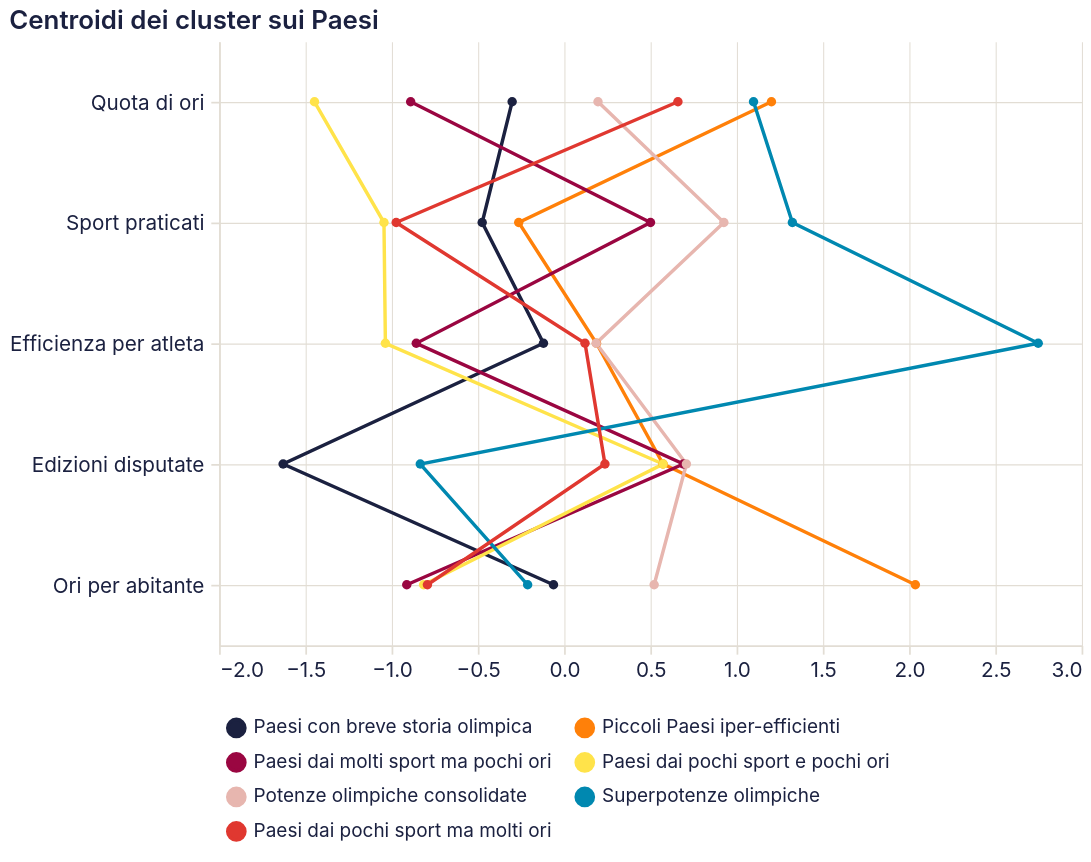

The specification (Vega-Lite) saved for this image:
### Vega-Lite specification from a JSON file in a GitHub repository (floating-point values rounded to 4 significant figures)
{"$schema": "https://vega.github.io/schema/vega-lite/v5.20.1.json", "config": {"arc": {"fill": "#1b2140"}, "area": {"fill": "#1b2140", "fillOpacity": 0.15, "line": true}, "axis": {"domainColor": "#e2ddd4", "grid": true, "gridColor": "#e2ddd4", "gridWidth": 0.6, "labelAngle": 0, "labelColor": "#1b2140", "labelFont": "Inter, system-ui, -apple-system, BlinkMacSystemFont, 'Segoe UI', Roboto, sans-serif", "labelFontSize": 12, "labelFontWeight": 400, "labelPadding": 4, "tickColor": "#e2ddd4", "tickSize": 5, "titleColor": "#1b2140", "titleFont": "Inter, system-ui, -apple-system, BlinkMacSystemFont, 'Segoe UI', Roboto, sans-serif", "titleFontSize": 12, "titleFontWeight": 600}, "axisBand": {"grid": false}, "background": "transparent", "bar": {"fill": "#1b2140"}, "legend": {"labelColor": "#1b2140", "labelFont": "Inter, system-ui, -apple-system, BlinkMacSystemFont, 'Segoe UI', Roboto, sans-serif", "labelFontSize": 11, "padding": 4, "symbolType": "circle", "titleColor": "#1b2140", "titleFont": "Inter, system-ui, -apple-system, BlinkMacSystemFont, 'Segoe UI', Roboto, sans-serif", "titleFontSize": 12}, "line": {"stroke": "#1b2140", "strokeWidth": 2}, "mark": {"color": "#1b2140"}, "path": {"stroke": "#1b2140"}, "point": {"fill": "#1b2140", "filled": true}, "range": {"category": ["#1b2140", "#ff8009", "#9a0641", "#ffe34a", "#e7b6af", "#0088b0", "#e03830"]}, "rect": {"fill": "#1b2140"}, "shape": {"stroke": "#1b2140"}, "symbol": {"fill": "#1b2140"}, "title": {"anchor": "start", "color": "#1b2140", "font": "Inter, system-ui, -apple-system, BlinkMacSystemFont, 'Segoe UI', Roboto, sans-serif", "fontSize": 15, "fontWeight": 600, "subtitleColor": "#1b2140", "subtitleFont": "Inter, system-ui, -apple-system, BlinkMacSystemFont, 'Segoe UI', Roboto, sans-serif"}, "view": {"continuousHeight": 300, "continuousWidth": 400, "fill": null, "stroke": null}}, "data": {"name": "data-47089f730f22cd0b1bc0090588bcda7e"}, "datasets": {"data-47089f730f22cd0b1bc0090588bcda7e": [{"cluster": "Paesi con breve storia olimpica", "feature": "Quota di ori", "valore": -0.301}, {"cluster": "Piccoli Paesi iper-efficienti", "feature": "Quota di ori", "valore": 1.202}, {"cluster": "Paesi dai molti sport ma pochi ori", "feature": "Quota di ori", "valore": -0.8893}, {"cluster": "Paesi dai pochi sport e pochi ori", "feature": "Quota di ori", "valore": -1.447}, {"cluster": "Potenze olimpiche consolidate", "feature": "Quota di ori", "valore": 0.1966}, {"cluster": "Superpotenze olimpiche", "feature": "Quota di ori", "valore": 1.098}, {"cluster": "Paesi dai pochi sport ma molti ori", "feature": "Quota di ori", "valore": 0.66}, {"cluster": "Paesi con breve storia olimpica", "feature": "Sport praticati", "valore": -0.4747}, {"cluster": "Piccoli Paesi iper-efficienti", "feature": "Sport praticati", "valore": -0.2629}, {"cluster": "Paesi dai molti sport ma pochi ori", "feature": "Sport praticati", "valore": 0.5009}, {"cluster": "Paesi dai pochi sport e pochi ori", "feature": "Sport praticati", "valore": -1.044}, {"cluster": "Potenze olimpiche consolidate", "feature": "Sport praticati", "valore": 0.9263}, {"cluster": "Superpotenze olimpiche", "feature": "Sport praticati", "valore": 1.324}, {"cluster": "Paesi dai pochi sport ma molti ori", "feature": "Sport praticati", "valore": -0.9732}, {"cluster": "Paesi con breve storia olimpica", "feature": "Efficienza per atleta", "valore": -0.1195}, {"cluster": "Piccoli Paesi iper-efficienti", "feature": "Efficienza per atleta", "valore": 0.1879}, {"cluster": "Paesi dai molti sport ma pochi ori", "feature": "Efficienza per atleta", "valore": -0.8568}, {"cluster": "Paesi dai pochi sport e pochi ori", "feature": "Efficienza per atleta", "valore": -1.036}, {"cluster": "Potenze olimpiche consolidate", "feature": "Efficienza per atleta", "valore": 0.1861}, {"cluster": "Superpotenze olimpiche", "feature": "Efficienza per atleta", "valore": 2.749}, {"cluster": "Paesi dai pochi sport ma molti ori", "feature": "Efficienza per atleta", "valore": 0.1215}, {"cluster": "Paesi con breve storia olimpica", "feature": "Edizioni disputate", "valore": -1.629}, {"cluster": "Piccoli Paesi iper-efficienti", "feature": "Edizioni disputate", "valore": 0.5737}, {"cluster": "Paesi dai molti sport ma pochi ori", "feature": "Edizioni disputate", "valore": 0.6919}, {"cluster": "Paesi dai pochi sport e pochi ori", "feature": "Edizioni disputate", "valore": 0.5737}, {"cluster": "Potenze olimpiche consolidate", "feature": "Edizioni disputate", "valore": 0.7092}, {"cluster": "Superpotenze olimpiche", "feature": "Edizioni disputate", "valore": -0.8336}, {"cluster": "Paesi dai pochi sport ma molti ori", "feature": "Edizioni disputate", "valore": 0.2369}, {"cluster": "Paesi con breve storia olimpica", "feature": "Ori per abitante", "valore": -0.06129}, {"cluster": "Piccoli Paesi iper-efficienti", "feature": "Ori per abitante", "valore": 2.036}, {"cluster": "Paesi dai molti sport ma pochi ori", "feature": "Ori per abitante", "valore": -0.912}, {"cluster": "Paesi dai pochi sport e pochi ori", "feature": "Ori per abitante", "valore": -0.8141}, {"cluster": "Potenze olimpiche consolidate", "feature": "Ori per abitante", "valore": 0.5222}, {"cluster": "Superpotenze olimpiche", "feature": "Ori per abitante", "valore": -0.2112}, {"cluster": "Paesi dai pochi sport ma molti ori", "feature": "Ori per abitante", "valore": -0.7922}]}, "encoding": {"color": {"field": "cluster", "legend": {"columns": 2, "labelLimit": 300, "orient": "bottom"}, "sort": ["Paesi con breve storia olimpica", "Piccoli Paesi iper-efficienti", "Paesi dai molti sport ma pochi ori", "Paesi dai pochi sport e pochi ori", "Potenze olimpiche consolidate", "Superpotenze olimpiche", "Paesi dai pochi sport ma molti ori"], "title": null, "type": "nominal"}, "tooltip": [{"field": "cluster", "type": "nominal"}, {"field": "feature", "type": "nominal"}, {"field": "valore", "type": "quantitative"}], "x": {"field": "valore", "title": null, "type": "quantitative"}, "y": {"field": "feature", "sort": ["Quota di ori", "Sport praticati", "Efficienza per atleta", "Edizioni disputate", "Ori per abitante"], "title": null, "type": "nominal"}}, "height": 350, "mark": {"point": true, "type": "line"}, "params": [{"bind": "scales", "name": "param_11", "select": {"encodings": ["x", "y"], "type": "interval"}}], "title": "Centroidi dei cluster sui Paesi", "width": 500}
